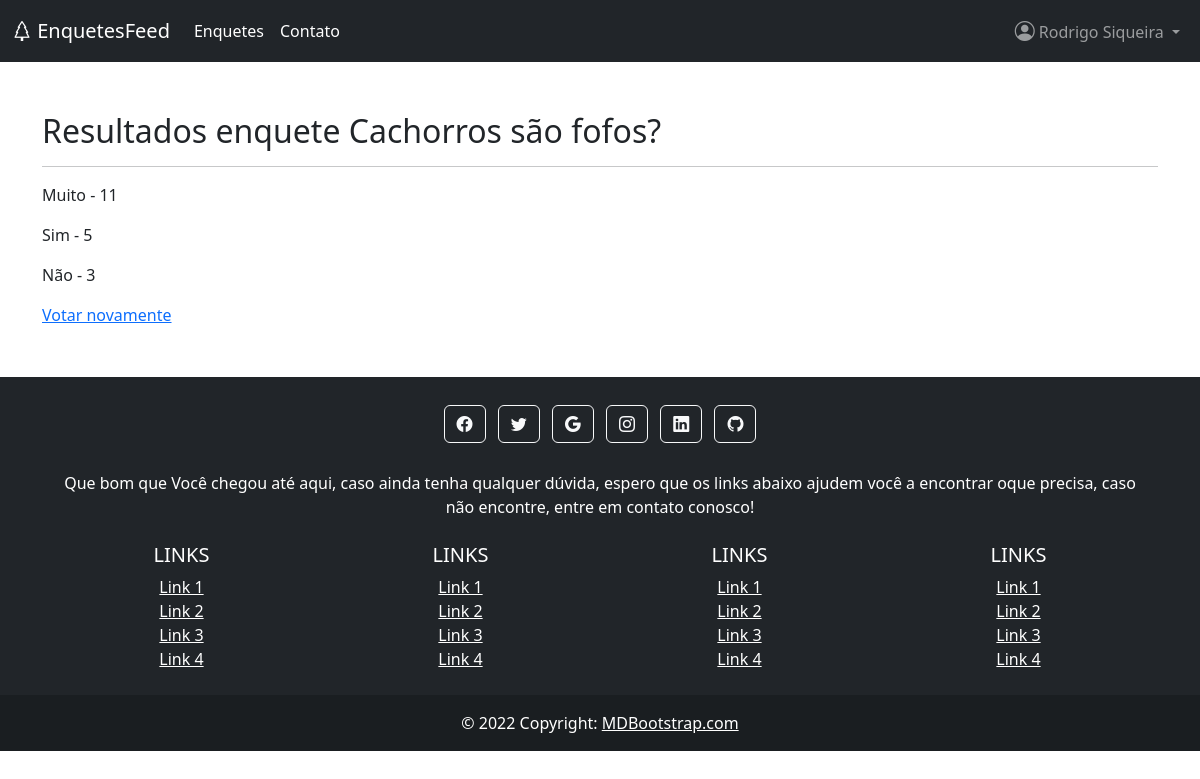
/enquetes/2/resultados/ (signed in), run on the app's committed database.
### enquetes/models.py (models this page shows, shortened)
class Enquete(BaseModel):
    texto = models.CharField(max_length=255, verbose_name="Texto da enquete")
    descricao = models.CharField(max_length=500, verbose_name="Descrição", null=True)
    data_pub = models.DateTimeField(verbose_name="Data de publicação", null=True)
    imagem = models.ImageField(upload_to="imagens_enquetes/", null=True, blank=True)

class Escolha(BaseModel):
    texto = models.CharField(max_length=200, verbose_name="Escolha")
    num_votos = models.IntegerField(default=0, verbose_name="Número de votos")
    enquete = models.ForeignKey(
        "Enquete",
        on_delete=models.CASCADE,
        related_name="escolhas",
        verbose_name="Enquete"
    )

### enquetes/views.py (the view)
# urls.py: path("<int:id_enquete>/resultados/", views.resultados, name="resultados"),
@login_required()
def resultados(request: HttpRequest, id_enquete: int) -> HttpResponse:
    enquete = Enquete.objects.get(id=id_enquete)
    return render(request, "enquetes/resultados.html", {"enquete": enquete})

### common/context_processors/fullname_processor.py (called while the page is built)
def fullname_processor(request):
    context = {}
    if request.user and request.user.is_authenticated:
        context["fullname"] = f"{request.user.first_name} {request.user.last_name}"
    return context

### templates/enquetes/resultados.html
{% extends "base.html" %}
{% block conteudo %}
    <h2>Resultados enquete {{ enquete.texto }}</h2>
    <hr/>
    {% for escolha in enquete.escolhas.all %}
        <p>{{ escolha.texto }} - {{ escolha.num_votos }}</p>
    {% endfor %}
    <a href="{% url 'enquetes:detalhe' enquete.id %}">Votar novamente</a>
{% endblock %}

### data on the page
Enquete: texto "Cachorros são fofos?"
Escolha: texto "Muito", num_votos "11"
Escolha: texto "Sim", num_votos "5"
Escolha: texto "Não", num_votos "3"

### other printed values
{{ fullname }} "Rodrigo Siqueira"
